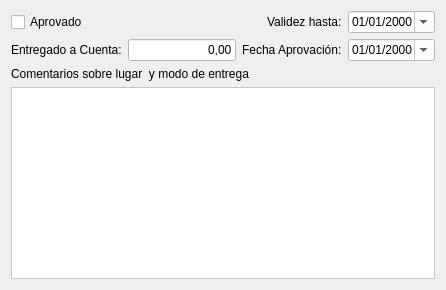
            <widget class="QWidget" name="tab_6">
             <attribute name="title">
              <string>Estado</string>
             </attribute>
             <layout class="QGridLayout" name="gridLayout_20">
              <item row="0" column="0" colspan="3">
               <layout class="QHBoxLayout" name="horizontalLayout_4">
                <item>
                 <widget class="QCheckBox" name="chklAprovado">
                  <property name="text">
                   <string>Aprovado</string>
                  </property>
                  <property name="tristate">
                   <bool>false</bool>
                  </property>
                 </widget>
                </item>
                <item>
                 <spacer name="horizontalSpacer">
                  <property name="orientation">
                   <enum>Qt::Horizontal</enum>
                  </property>
                  <property name="sizeHint" stdset="0">
                   <size>
                    <width>40</width>
                    <height>20</height>
                   </size>
                  </property>
                 </spacer>
                </item>
                <item>
                 <widget class="QLabel" name="label">
                  <property name="text">
                   <string>Validez hasta:</string>
                  </property>
                 </widget>
                </item>
                <item>
                 <widget class="QDateEdit" name="txtdValidoHasta">
                  <property name="styleSheet">
                   <string notr="true">background-color: rgb(255, 255, 255);</string>
                  </property>
                  <property name="displayFormat">
                   <string>dd/MM/yyyy</string>
                  </property>
                  <property name="calendarPopup">
                   <bool>true</bool>
                  </property>
                 </widget>
                </item>
               </layout>
              </item>
              <item row="1" column="0">
               <layout class="QHBoxLayout" name="horizontalLayout_5">
                <item>
                 <widget class="QLabel" name="label_73">
                  <property name="text">
                   <string>Entregado a Cuenta:</string>
                  </property>
                 </widget>
                </item>
                <item>
                 <widget class="QLineEdit" name="txtrACuenta">
                  <property name="styleSheet">
                   <string notr="true">background-color: rgb(255, 255, 255);</string>
                  </property>
                  <property name="text">
                   <string>0,00</string>
                  </property>
                  <property name="alignment">
                   <set>Qt::AlignRight|Qt::AlignTrailing|Qt::AlignVCenter</set>
                  </property>
                 </widget>
                </item>
               </layout>
              </item>
              <item row="1" column="1">
               <widget class="QLabel" name="lblFechaAprovacin">
                <property name="text">
                 <string>Fecha Aprovación:</string>
                </property>
               </widget>
              </item>
              <item row="1" column="2">
               <widget class="QDateEdit" name="txtdFechaAprovacion">
                <property name="styleSheet">
                 <string notr="true">background-color: rgb(255, 255, 255);</string>
                </property>
                <property name="displayFormat">
                 <string>dd/MM/yyyy</string>
                </property>
                <property name="calendarPopup">
                 <bool>true</bool>
                </property>
               </widget>
              </item>
              <item row="2" column="0" colspan="3">
               <layout class="QVBoxLayout" name="verticalLayout_7">
                <item>
                 <widget class="QLabel" name="label_40">
                  <property name="text">
                   <string>Comentarios sobre lugar  y modo de entrega</string>
                  </property>
                 </widget>
                </item>
                <item>
                 <widget class="QTextEdit" name="txttLugarEntrega">
                  <property name="styleSheet">
                   <string notr="true">background-color: rgb(255, 255, 255);</string>
                  </property>
                 </widget>
                </item>
               </layout>
              </item>
             </layout>
            </widget>
